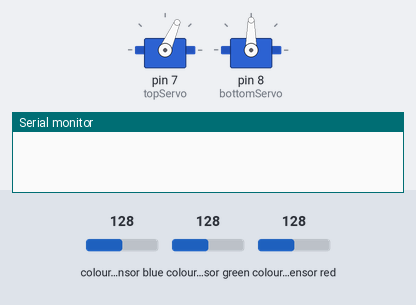
Bench run of a sketch on a simulated Arduino Uno, built with avr-gcc and run on an emulated ATmega328P. On the bench: 2 × servo, the last lines printed to the serial monitor. Wiring (inferred from the names in the program): TCS3200 colour sensor: output pin 6; S2 pin 4; S3 pin 5; S0 pin 2; S1 pin 3. The inputs (shaded band) are chosen by the test bench; at power-on: colour sensor green 128, colour sensor blue 128, colour sensor red 128.

Above: at 1.2 s.
1.3 s: colour sensor green set to 121
At 3.0 s:
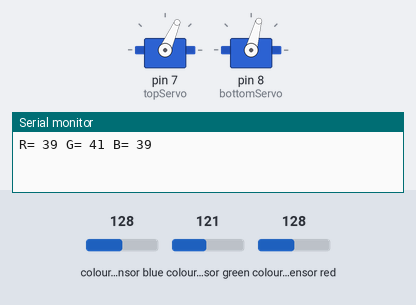
4.3 s: colour sensor green set to 116
7.3 s: colour sensor green set to 109
At 11.9 s:
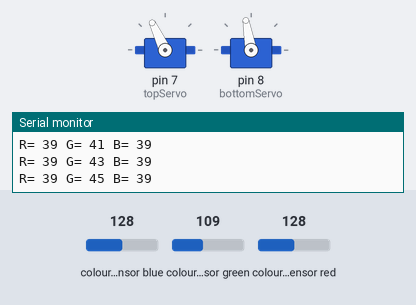
13.3 s: colour sensor blue set to 88
16.3 s: colour sensor blue set to 80
At 18.9 s:
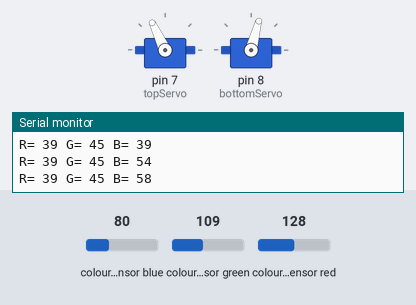
Timing chart, 0 to 20.3 s (numbered marks = the images above; inputs shaded):
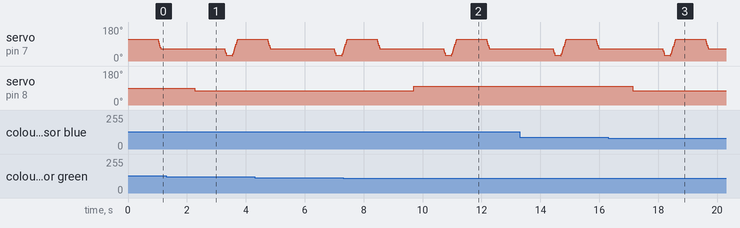

Measured:
- the behaviour switches between 125 and 124 on colour sensor green (found by bisection; images 0 and 1)
- the behaviour switches between 114 and 113 on colour sensor green (found by bisection; images 1 and 2)
- the behaviour switches between 85 and 84 on colour sensor blue (found by bisection; images 2 and 3)
- after the input at 1.3 s, servo on pin 8 (bottomServo): 90° → 75° after 0.97 s
- after the input at 7.3 s, servo on pin 8 (bottomServo): 75° → 100° after 2.4 s
- after the input at 16.3 s, servo on pin 8 (bottomServo): 100° → 75° after 0.84 s

The sketch:

GemSorting.ino
```cpp
#include <Servo.h>

#define S0 2
#define S1 3
#define S2 4
#define S3 5
#define sensorOut 6

Servo topServo;
Servo bottomServo;

int frequency = 0;
int color = 0;

void setup() {
  pinMode(S0, OUTPUT);
  pinMode(S1, OUTPUT);
  pinMode(S2, OUTPUT);
  pinMode(S3, OUTPUT);
  pinMode(sensorOut, INPUT);

  digitalWrite(S0, HIGH);
  digitalWrite(S1, LOW);

  topServo.attach(7);
  bottomServo.attach(8);

  Serial.begin(9600);
}

void loop() {
  topServo.write(115);
  delay(1000);

  for (int i = 115; i > 65; i--) {
    topServo.write(i);
    delay(2);
  }

  delay(1000);

  color = readColor();
  delay(10);

  switch (color) {
    case 1:
      bottomServo.write(75);
      break;

    case 2:
      bottomServo.write(100);
      break;

    case 3:
      bottomServo.write(125);
      break;

    case 4:
      bottomServo.write(150);
      break;

    case 5:
      bottomServo.write(175);
      break;

    case 6:
      bottomServo.write(0);
      break;

    case 0:
      break;
  }

  delay(1000);

  for (int i = 65; i > 29; i--) {
    topServo.write(i);
    delay(2);
  }

  delay(200);

  for (int i = 29; i < 115; i++) {
    topServo.write(i);
    delay(2);
  }

  color = 0;
}

int readColor() {

  // Read Red
  digitalWrite(S2, LOW);
  digitalWrite(S3, LOW);

  frequency = pulseIn(sensorOut, LOW);
  int R = frequency;

  Serial.print("R= ");
  Serial.print(R);
  Serial.print(" ");

  delay(50);

  // Read Green
  digitalWrite(S2, HIGH);
  digitalWrite(S3, HIGH);

  frequency = pulseIn(sensorOut, LOW);
  int G = frequency;

  Serial.print("G= ");
  Serial.print(G);
  Serial.print(" ");

  delay(50);

  // Read Blue
  digitalWrite(S2, LOW);
  digitalWrite(S3, HIGH);

  frequency = pulseIn(sensorOut, LOW);
  int B = frequency;

  Serial.print("B= ");
  Serial.print(B);
  Serial.println();

  delay(50);

  if (R < 60 && R > 32 && G < 65 && G > 40) {
    color = 1;
  }

  if (G < 66 && G > 43 && B < 56 && B > 35) {
    color = 2;
  }

  if (R < 54 && R > 45 && G < 64 && G > 55) {
    color = 3;
  }

  if (R < 53 && R > 44 && G < 61 && G > 45) {
    color = 4;
  }

  if (R < 53 && R > 46 && G < 65 && G > 55) {
    color = 5;
  }

  if (G < 66 && G > 57 && B < 54 && B > 45) {
    color = 6;
  }

  return color;
}
```
